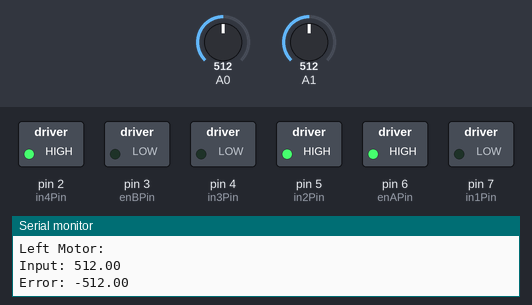
The sketch below on a simulated Arduino Uno, built with avr-gcc and run on an emulated ATmega328P. Parts: switched loads named in the sketch (green lamp = pin HIGH), the last lines printed to the serial monitor. Dashed ring = blinking. The inputs (shaded band) are chosen by the test bench; at power-on: A1 = 512, A0 = 512.

Above: at 1.2 s.
1.3 s: A1 set to 306
At 1.46 s:
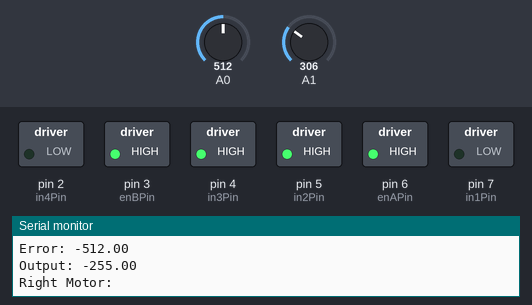
3.0 s: A1 set to 0
At 5.45 s:
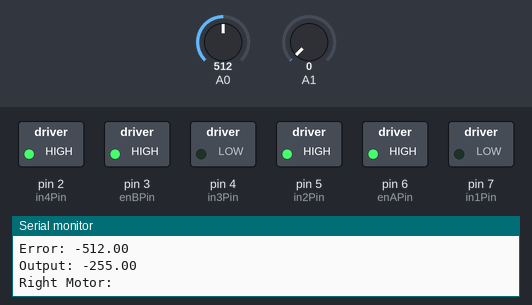
6.0 s: A0 set to 986
9.0 s: A0 set to 1008
12.0 s: A0 set to 0
At 14.1 s:
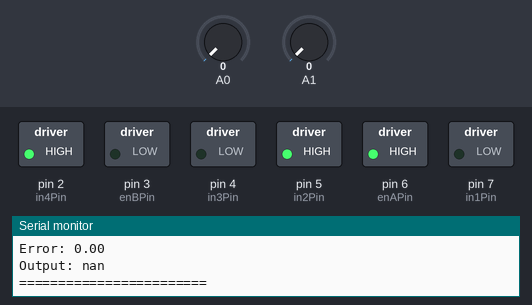
15.0 s: A1 set to 95
18.0 s: A1 set to 106
Timing chart, 0 to 22.0 s (numbered marks = the images above; inputs shaded):
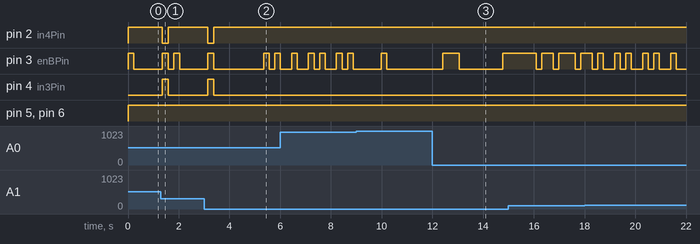

Measured:
- after the input at 1.3 s, pin 2 (in4Pin): HIGH → LOW after 0.05 s, → HIGH 0.23 s later; pin 4 (in3Pin): LOW → HIGH after 0.05 s, → LOW 0.23 s later
- after the input at 3.0 s, pin 2 (in4Pin): HIGH → LOW after 0.15 s, → HIGH 0.22 s later; pin 3 (enBPin): goes HIGH 0.22 s, LOW 2.0 s, HIGH 0.22 s, LOW 0.22 s, then HIGH, starting after 0.15 s; pin 4 (in3Pin): LOW → HIGH after 0.15 s, → LOW 0.22 s later
- after the input at 12.0 s, pin 3 (enBPin): LOW → HIGH after 0.42 s, → LOW 0.65 s later, → HIGH 1.7 s later
- by itself, pin 3 (enBPin): alternates HIGH for 0.23 s and LOW for 0.22 s, 4 changes in all, then stays LOW

The sketch:

PID_Program.ino
```cpp
double kp = 2;
double ki = 5;
double kd = 1;

unsigned long currentTime, previousTime;
double elapsedTime;

double errorLeft;
double lastErrorLeft;
double inputLeft, outputLeft;
double cumErrorLeft;
double rateErrorLeft;

double errorRight;
double lastErrorRight;
double inputRight, outputRight;
double cumErrorRight;
double rateErrorRight;

double setPoint = 0;

const int enAPin = 6;
const int in1Pin = 7;
const int in2Pin = 5;
const int in3Pin = 4;
const int in4Pin = 2;
const int enBPin = 3;

void setup() {
    pinMode(enAPin, OUTPUT);
    pinMode(in1Pin, OUTPUT);
    pinMode(in2Pin, OUTPUT);
    pinMode(in3Pin, OUTPUT);
    pinMode(in4Pin, OUTPUT);
    pinMode(enBPin, OUTPUT);

    Serial.begin(9600);
}

void loop() {
    inputLeft = analogRead(A0);
    inputRight = analogRead(A1);

    outputLeft = computePID(inputLeft, true);
    outputRight = computePID(inputRight, false);

    moveMotors(outputLeft, outputRight);

    printDebugInfo();

    delay(100);
}

double computePID(double inp, bool isLeft) {
    currentTime = millis();
    elapsedTime = (double)(currentTime - previousTime);

    if (isLeft) {
        errorLeft = setPoint - inp;
        cumErrorLeft += errorLeft * elapsedTime;
        rateErrorLeft = (errorLeft - lastErrorLeft)/elapsedTime;

        double out = kp*errorLeft + ki*cumErrorLeft + kd*rateErrorLeft;

        lastErrorLeft = errorLeft;
        previousTime = currentTime;

        return constrain(out, -255, 255);
    } else {
        errorRight = setPoint - inp;
        cumErrorRight += errorRight * elapsedTime;
        rateErrorRight = (errorRight - lastErrorRight)/elapsedTime;

        double out = kp*errorRight + ki*cumErrorRight + kd*rateErrorRight;

        lastErrorRight = errorRight;
        previousTime = currentTime;

        return constrain(out, -255, 255);
    }
}

void moveMotors(double leftOutput, double rightOutput) {
    if (leftOutput >= 0) {
        digitalWrite(in1Pin, HIGH);
        digitalWrite(in2Pin, LOW);
    } else {
        digitalWrite(in1Pin, LOW);
        digitalWrite(in2Pin, HIGH);
        leftOutput = -leftOutput;
    }

    if (rightOutput >= 0) {
        digitalWrite(in3Pin, HIGH);
        digitalWrite(in4Pin, LOW);
    } else {
        digitalWrite(in3Pin, LOW);
        digitalWrite(in4Pin, HIGH);
        rightOutput = -rightOutput;
    }

    analogWrite(enAPin, leftOutput);
    analogWrite(enBPin, rightOutput);
}

void printDebugInfo() {
    Serial.println("=== Informasi Debug Kontrol PID ===");

    Serial.println("Left Motor:");
    Serial.print("Input: ");
    Serial.println(inputLeft);
    Serial.print("Error: ");
    Serial.println(errorLeft);
    Serial.print("Output: ");
    Serial.println(outputLeft);

    Serial.println("\nRight Motor:");
    Serial.print("Input: ");
    Serial.println(inputRight);
    Serial.print("Error: ");
    Serial.println(errorRight);
    Serial.print("Output: ");
    Serial.println(outputRight);

    Serial.println("========================\n");
}
```
